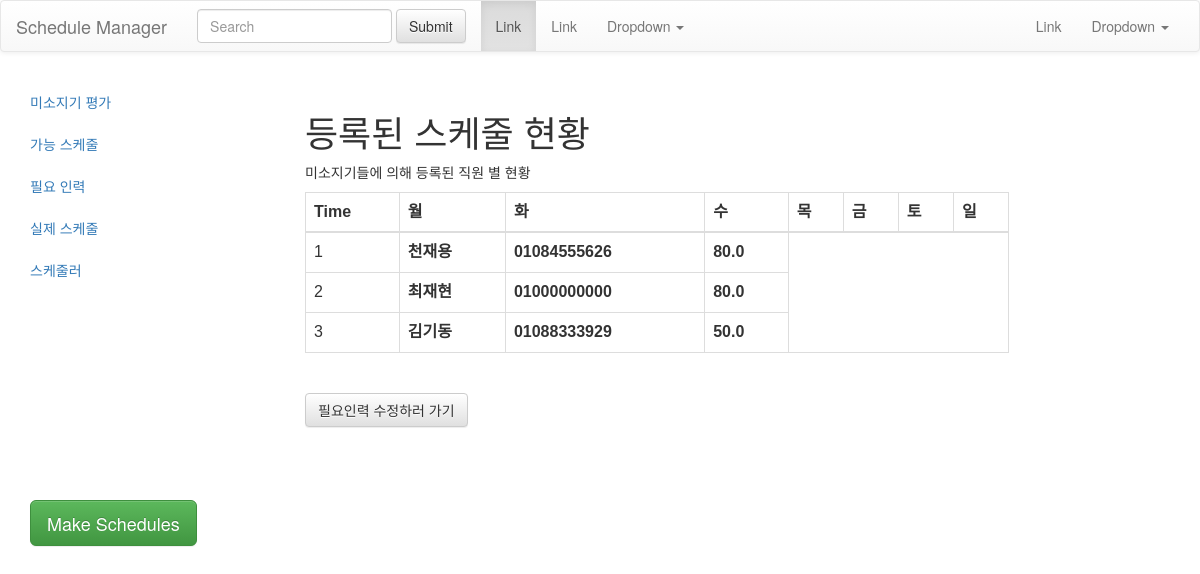
The page /manager/possible/ on the database as committed earlier.
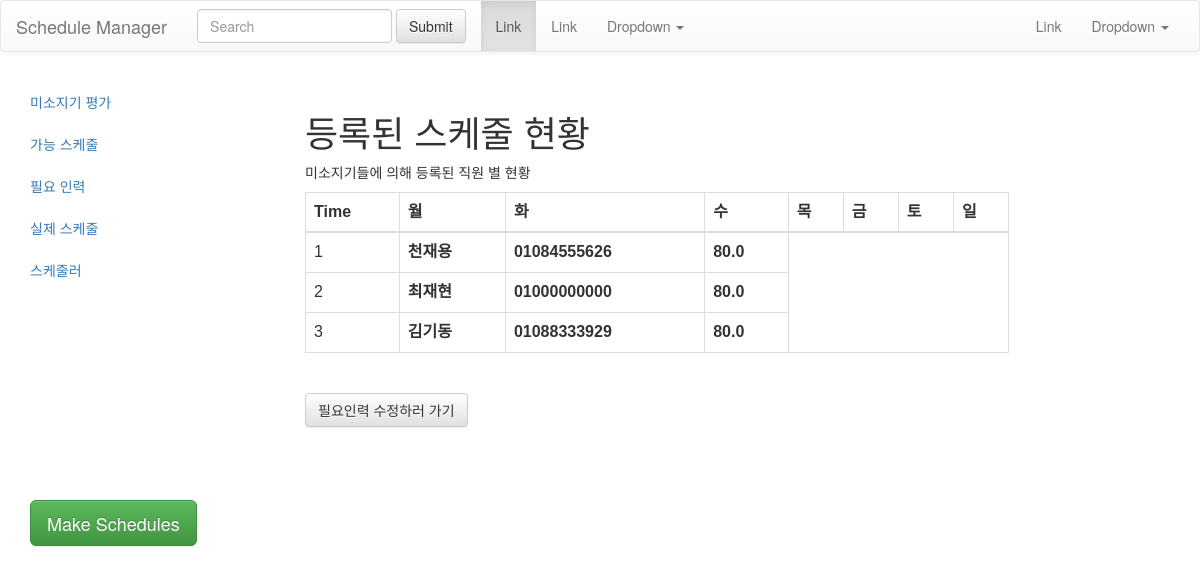
The same page on the database as committed later.
### miso/models.py (models this page shows, shortened)
class Staff (models.Model):
    name = models.CharField(max_length=45)
    phone = models.CharField(max_length=20)
    score = models.FloatField(blank=True, default=50)
    possible_N_days = models.IntegerField(blank=True, default=3)
    newcomer = models.BooleanField(blank=True, default=False)
    class Meta:
        unique_together = ('name', 'phone')

### miso/views.py (the view)
# urls.py: path('manager/possible/', possibleSchedulesView, name='manager-possible'),
def possibleSchedulesView(request):
    if request.method=="GET":
        staffAll = Staff.objects.all()
        context = {'staffAll':staffAll,}
    return render(request, 'plan/Staff_inquire.html', context)

### template/plan/Staff_inquire.html (shortened to what this page needs)
{% load static %}
<html>
<head>
  <link rel="stylesheet" type="text/css" href="{% static 'css/bootstrap.css' %}"/>
  <link rel="stylesheet" type="text/css" href="{% static 'css/bootstrap.min.css' %}"/>
  <link rel="stylesheet" type="text/css" href="{% static 'css/bootstrap-theme.css' %}"/>
  <link rel="stylesheet" type="text/css" href="{% static 'css/bootstrap-theme.min.css' %}"/>
  <link rel="stylesheet" type="text/css" href="{% static 'css/miso.css' %}"/>
</head>
<body>
    <nav class="navbar navbar-default" role="navigation">
	  <div class="container-fluid">
	    <div class="navbar-header">
	      <a class="navbar-brand" href="#">Schedule Manager</a>
	    </div>
	    <div class="navbar-collapse collapse" id="navbar-collapse-1">
	      <ul class="nav navbar-nav">
		<li class="active"><a href="#">Link <span class="sr-only">(current)</span></a></li>
		<li><a href="#">Link</a></li>
		<li class="dropdown">
		  <a href="#" class="dropdown-toggle" data-toggle="dropdown" role="button" aria-expanded="false">Dropdown <span class="caret"></span></a>
		</li>
	      </ul>
	      <form class="navbar-form navbar-left" role="search">
		<div class="form-group">
		  <input type="text" class="form-control" placeholder="Search">
		</div>
		<button type="submit" class="btn btn-default">Submit</button>
	      </form>
	      <ul class="nav navbar-nav navbar-right">
		<li><a href="#">Link</a></li>
		<li class="dropdown">
		  <a href="#" class="dropdown-toggle" data-toggle="dropdown" role="button" aria-expanded="false">Dropdown <span class="caret"></span></a>
		</li>
	      </ul>
	    </div>
	  </div>
	</nav>
	<div id="page-wrapper">
      <div id="sidebar-wrapper">
        <ul class="nav nav-pills nav-stacked navbar-collapse">
          <li><a href="/manager/staff">미소지기 평가</a></li>
          <li><a href="/manager/possible">가능 스케줄</a></li>
          <li><a href="/manager/hr">필요 인력</a></li>
          <li><a href="/manager/real">실제 스케줄</a></li>
          <li><a href="#">스케줄러</a></li>
        </ul>
       	<ul class="sidebar-nav btn-padding-30">
          <button type="button" class="btn btn-success btn-lg">Make Schedules</button>
       	</ul>
      </div>
      <div id="page-content-wrapper">
        <div class="container-fluid">
          <h1>등록된 스케줄 현황</h1>
          <p>미소지기들에 의해 등록된 직원 별 현황</p>
          <table class="table table-bordered table-hover">
          <thead>
          <tr>
            <th>Time</th>
            <th>월</th>
            <th>화</th>
            <th>수</th>
            <th>목</th>
            <th>금</th>
            <th>토</th>
            <th>일</th>
          </tr>
          </thead>
          <tbody>
            {% for staff in staffAll %}
            {% with staff.name|add:":"|add:staff.phone as name%}
          <tr>
            <td>{{forloop.counter}}</td>
            <th>{{staff.name}}</th>
            <th>{{staff.phone}}</th>
            <th>{{staff.score}}</th>
          </tr>
            {% endwith %}
            {% endfor %}
          </tbody>
        </table>
        <br>
          <form action="/manager/hr/update/월요일/">
          <button class="btn btn-default" type="submit">필요인력 수정하러 가기</button>
          </form>
        </div>
      </div>
    </div>
</body>
</html>

Rows that differ between the two databases and show on the page:
changed Staff "김기동": score "50.0" → "80.0"
